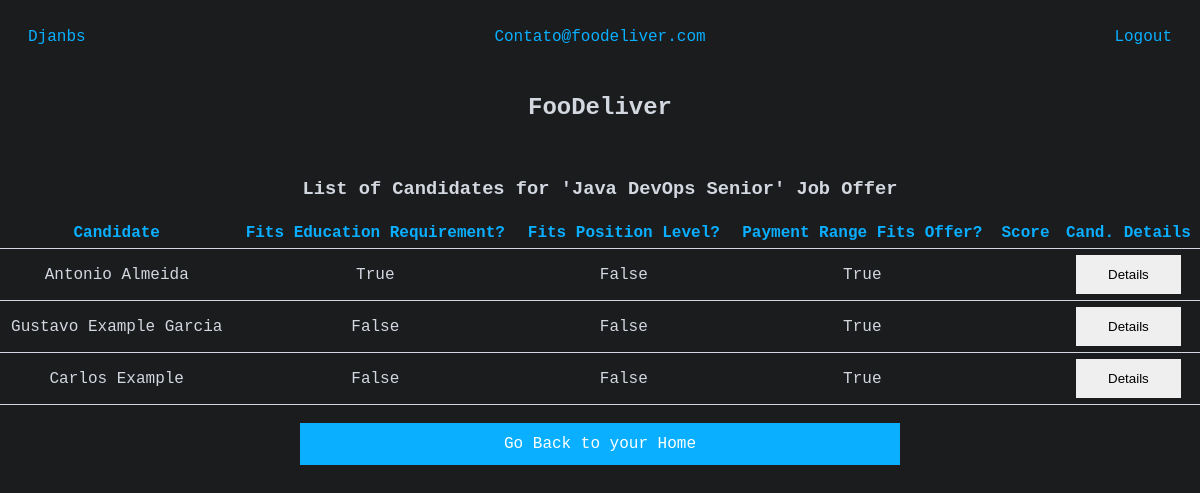
The app's page /details-offer/1/ (signed in), older data.
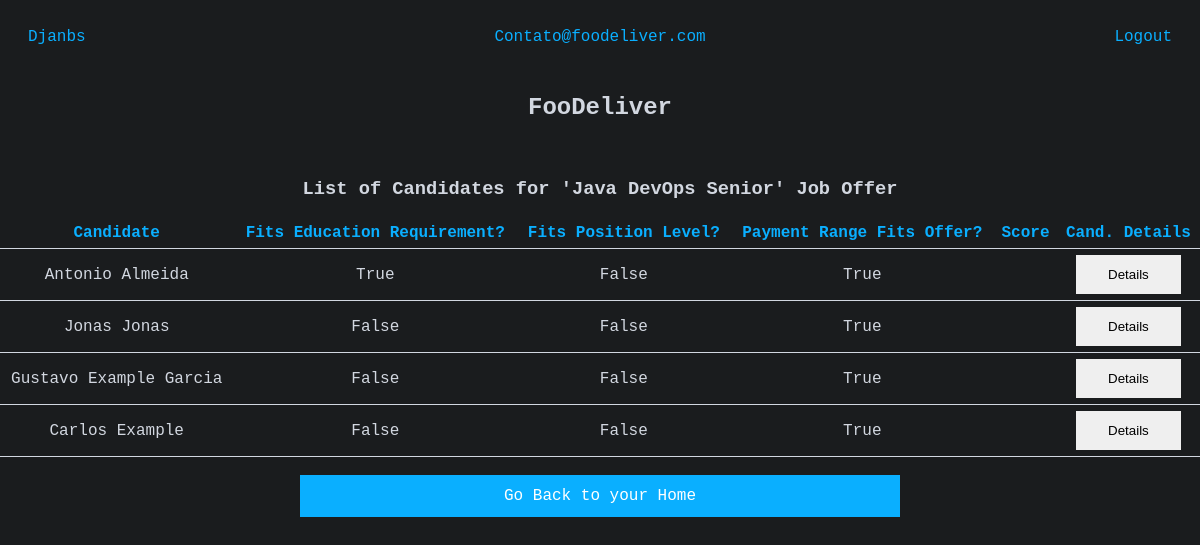
The same page, newer data.
### jobs/models.py (models this page shows, shortened)
class JobApplied(models.Model):
    job_offer = models.ForeignKey(JobOffer, on_delete=models.CASCADE)
    candidate = models.ForeignKey(Candidate, on_delete=models.SET_NULL, null=True)
    date_applied = models.DateTimeField(auto_now_add=True, null=True)
    class Meta:
        constraints = [
            models.UniqueConstraint(
                fields=['job_offer', 'candidate'], name='only apply once')
        ]
    def education(self):
        return self.job_offer.education_req <= self.candidate.education # type: ignore
    def position_level(self):
        return self.job_offer.position_level <= self.candidate.position_level # type: ignore
    def payment_range(self):
        return self.job_offer.payment_range >= self.candidate.payment_range # type: ignore
    def cand_score(self):
        cand_points = []
        fields = [
            (self.job_offer.education_req, self.candidate.education), # type: ignore
            (self.job_offer.position_level, self.candidate.position_level), # type: ignore
            (self.candidate.payment_range, self.job_offer.payment_range), # type: ignore
            ]
        for i, j in fields:
            if i < j: cand_points.append(2)
            elif i == j: cand_points.append(1)
            else: cand_points.append(0)
        return sum(cand_points)

class Candidate(models.Model):
    user = models.OneToOneField(User, null=True, on_delete=models.CASCADE)
    first_name = models.CharField(max_length=20, null=True)
    last_name = models.CharField(max_length=120, null=True)
    payment_range = models.IntegerField(choices=PaymentRange.choices, null=True)
    education = models.IntegerField(choices=EducationRequirement.choices, null=True)
    position_level = models.IntegerField(choices=PositionLevel.choices, null=True)
    def __str__(self):
        return f'{self.first_name} {self.last_name}'

class JobOffer(models.Model):
    name = models.CharField(max_length=125)
    location = models.CharField(max_length=50)
    description = models.TextField(null=True)
    company = models.ForeignKey(Company, on_delete=models.CASCADE, null=True)
    payment_range = models.IntegerField(choices=PaymentRange.choices)
    education_req = models.IntegerField(choices=EducationRequirement.choices)
    position_level = models.IntegerField(choices=PositionLevel.choices)
    date_created = models.DateTimeField(auto_now_add=True, null=True)
    def __str__(self):
        return self.name

### jobs/decorators.py (the view)
        def wrapper_func(request, *args, **kwargs):
            if (role == 'candidate' and request.user.is_candidate) or \
                    (role == 'company' and request.user.is_company):
                return view_func(request, *args, **kwargs)
            else:
                return redirect('home')

### jobs/models.py (called while the page is built)
    def __str__(self):
        return self.email

### jobs/views/views.py (called while the page is built)
@allowed_role(role='company')
def details_job_offer(request, pk):
    job_offer = JobOffer.objects.get(id=pk) # type: ignore
    if request.user.company.id == job_offer.company.id:
        offer_cnd = [jc for jc in JobApplied.objects.filter(job_offer=job_offer)] # type: ignore
        offer_cnd = sorted(offer_cnd,key=lambda x: x.cand_score(), reverse=True)
        context = {
            'job_offer': job_offer,
            'offer_candidates': offer_cnd,
            }
        return render(request, 'jobs/details-job.html', context)
    raise Http404

### jobs/templates/jobs/details-job.html
{% extends "jobs/base.html" %}
{% block content %}
<center><h2> {{ request.user.company.name }} </h2></center>
<br>
<center><h3>List of Candidates for '{{ job_offer }}' Job Offer </h3></center>
<table>
<tr class="blue">
    <th>Candidate</th>
    <th>Fits Education Requirement?</th>
    <th>Fits Position Level?</th>
    <th>Payment Range Fits Offer?</th>
    <th>Score</th>
    <th>Cand. Details</th>
</tr>
{% for jc in offer_candidates %}
<tr class="row-hover">
    <td>{{ jc.candidate }}</td>
    <td>{{ jc.education }}</td>
    <td>{{ jc.position_level }}</td>
    <td>{{ jc.payment_range }}</td>
    <td>{{ jc.cand_pontuation }}</td>
    <td><a href="{% url 'details-cand' jc.id %}"><button class="w-button" style="width:80%;border:none">Details</button></a></td>
</tr>
{% endfor %}
</table>
<br>
<center><a class="cancel-button" href="{% url 'home' %}">Go Back to your Home</a>
{% endblock content %}

Row changes from the older to the newer data that the page shows:
added JobApplied: candidate "Jonas Jonas", education "False", position_level "False", payment_range "True"
